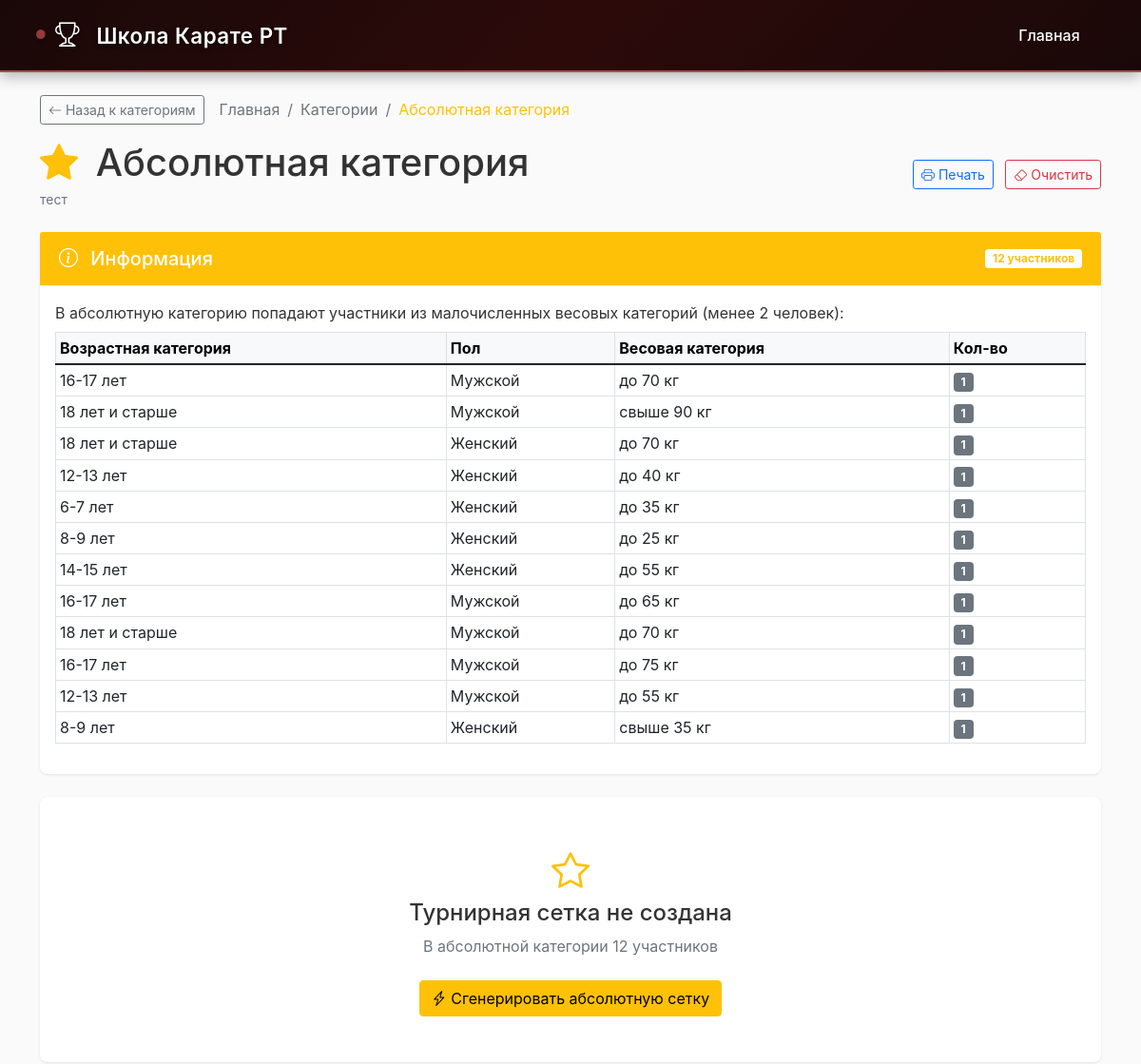
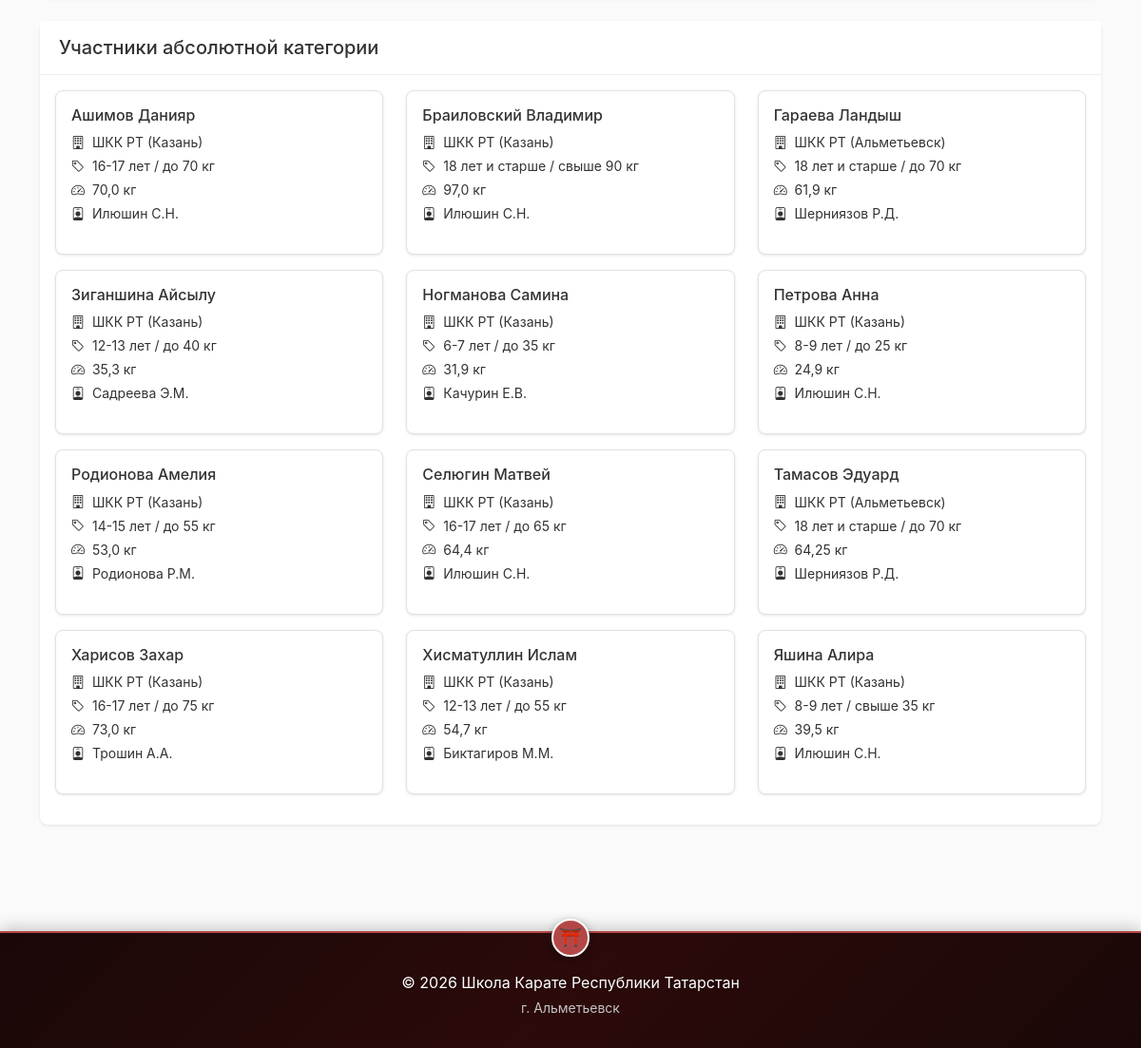
/tournament/5/absolute/, run on an earlier commit of the app's database (2 pictures, top to bottom).
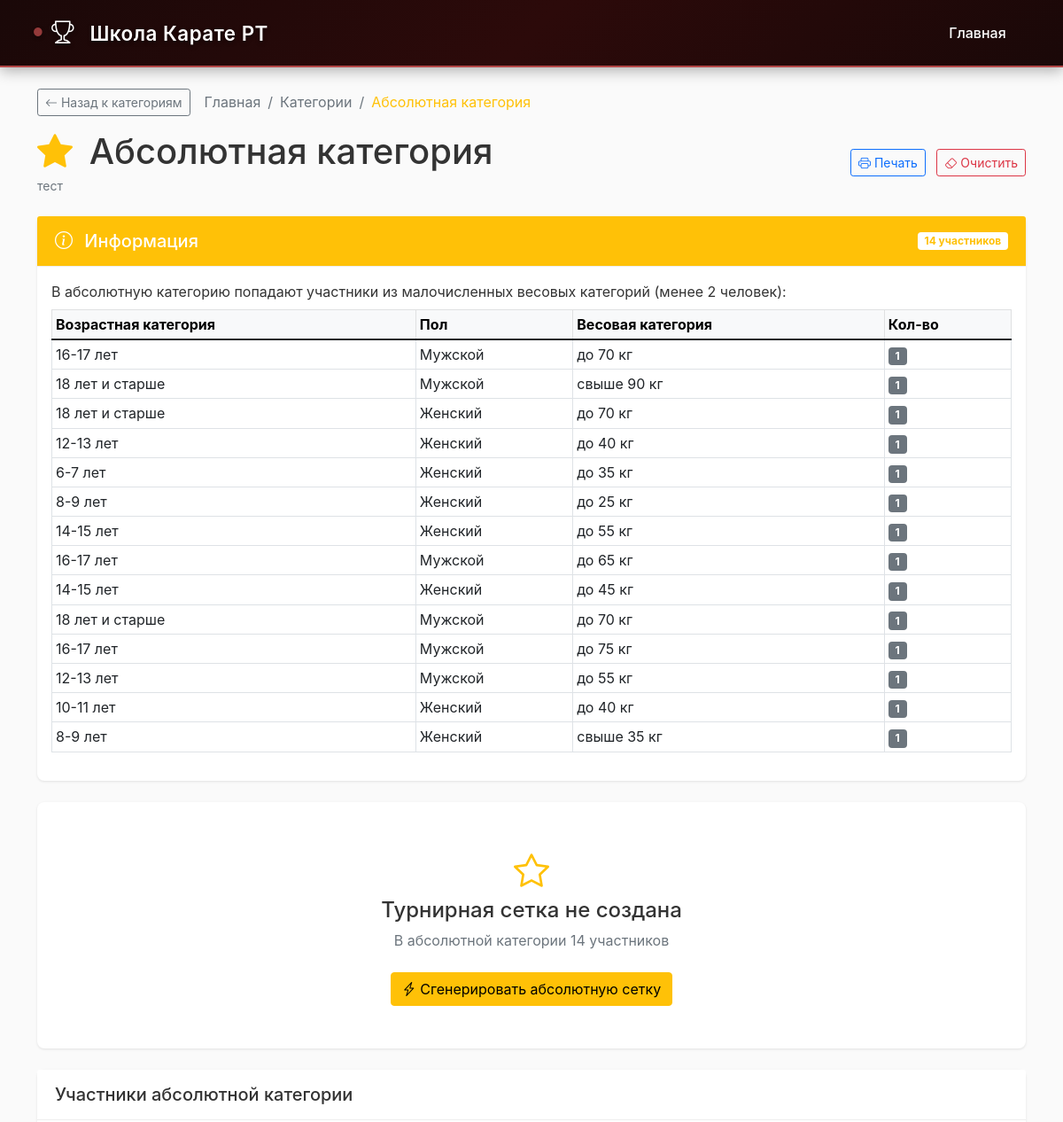
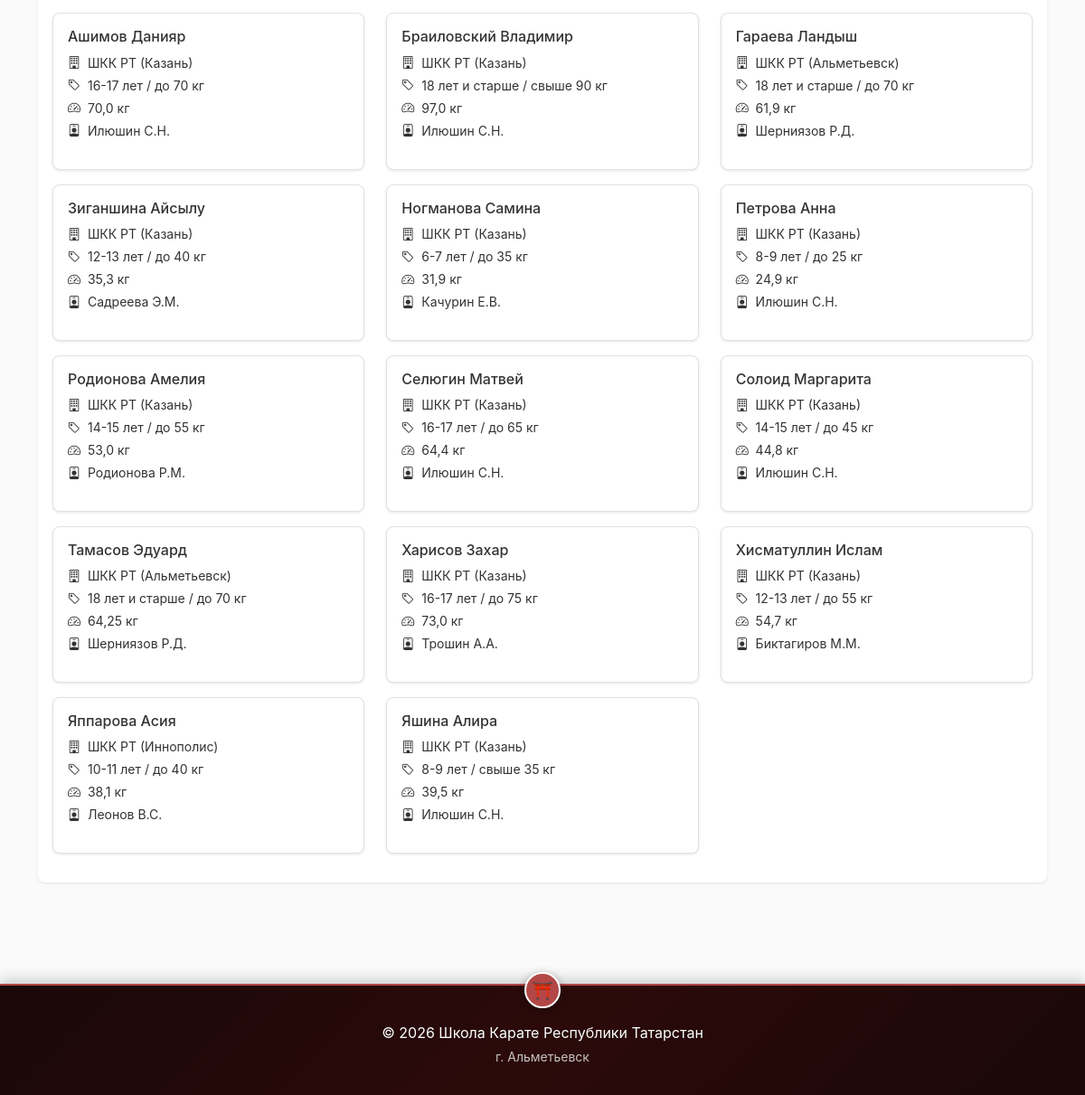
And on a later commit of the database (2 pictures, top to bottom).
### tournament/models.py (models this page shows, shortened)
class Participant(models.Model):
    GENDER_CHOICES = [
        ('M', 'Мужской'),
        ('F', 'Женский'),
    ]
    last_name = models.CharField(max_length=100, verbose_name="Фамилия")
    first_name = models.CharField(max_length=100, verbose_name="Имя")
    birth_date = models.DateField(verbose_name="Дата рождения")
    gender = models.CharField(max_length=1, choices=GENDER_CHOICES, verbose_name="Пол")
    weight = models.FloatField(verbose_name="Вес (кг)")
    club = models.CharField(max_length=200, verbose_name="Клуб/Школа")
    coach = models.CharField(max_length=200, blank=True, verbose_name="Тренер")
    age_category = models.CharField(max_length=20, blank=True, editable=False, verbose_name="Возрастная категория")
    weight_category = models.CharField(max_length=50, blank=True, editable=False, verbose_name="Весовая категория")
    source_file = models.CharField(max_length=255, blank=True, null=True, verbose_name="Файл-источник")
    row_number = models.IntegerField(blank=True, null=True, verbose_name="Номер строки в файле")
    tournament = models.ForeignKey(Tournament, on_delete=models.CASCADE, related_name='participants')
    registered_at = models.DateTimeField(auto_now_add=True, verbose_name="Дата регистрации")
    class Meta:
        verbose_name = "Участник"
        verbose_name_plural = "Участники"
        ordering = ['last_name', 'first_name']

### tournament/views.py (the view)
# urls.py: path('tournament/<int:tournament_id>/absolute/', views.absolute_category, name='absolute_category'),
def absolute_category(request, tournament_id):
    tournament = get_object_or_404(Tournament, id=tournament_id)
    absolute_data = get_absolute_participants(tournament)
    matches = Match.objects.filter(
        tournament=tournament,
        age_category='АБСОЛЮТНАЯ',
        gender='A',
        weight_category='категория'
    ).order_by('round_number', 'match_order')
    rounds = {}
    for match in matches:
        if match.round_number not in rounds:
            rounds[match.round_number] = []
        rounds[match.round_number].append(match)
    context = {
        'tournament': tournament,
        'absolute_data': absolute_data,
        'rounds': sorted(rounds.items()),
    }
    return render(request, 'tournament/absolute_category.html', context)

### tournament/utils.py (called while the page is built)
def get_absolute_participants(tournament):
    all_stats = get_category_stats(tournament)
    absolute_participants = []
    small_categories = []
    for key, data in all_stats.items():
        if data['count'] < 2:
            small_categories.append({
                'age_category': data['age_category'],
                'gender': data['gender'],
                'gender_code': data['gender_code'],
                'weight_category': data['weight_category'],
                'count': data['count'],
                'participants': data['participants']
            })
            absolute_participants.extend(data['participants'])
    return {
        'participants': absolute_participants,
        'count': len(absolute_participants),
        'small_categories': small_categories
    }

### tournament/templates/tournament/absolute_category.html (shortened to what the changed rows need)
{% extends 'tournament/base.html' %}
{% block content %}
<div class="row">
    <div class="col-12">
        <div class="d-flex justify-content-between align-items-center mb-4">
            <div>
                <h1 class="fw-400 mb-1">
                    <i class="bi bi-star-fill text-warning me-2"></i>
                    Абсолютная категория
                </h1>
            </div>
        </div>
        <div class="card mb-4 border-warning">
            <div class="card-header bg-warning text-white">
                <div class="d-flex justify-content-between align-items-center">
                    <h5 class="mb-0">
                        <i class="bi bi-info-circle me-2"></i>
                        Информация
                    </h5>
                    <span class="badge bg-white text-warning">{{ absolute_data.count }} участников</span>
                </div>
            </div>
            <div class="card-body">
                {% if absolute_data.small_categories %}
                <div class="table-responsive">
                    <table class="table table-sm table-bordered">
                        <thead class="table-light">
                            <tr>
                                <th>Возрастная категория</th>
                                <th>Пол</th>
                                <th>Весовая категория</th>
                                <th>Кол-во</th>
                            </tr>
                        </thead>
                        <tbody>
                            {% for cat in absolute_data.small_categories %}
                            <tr>
                                <td>{{ cat.age_category }}</td>
                                <td>{{ cat.gender }}</td>
                                <td>{{ cat.weight_category }}</td>
                                <td><span class="badge bg-secondary">{{ cat.count }}</span></td>
                            </tr>
                            {% endfor %}
                        </tbody>
                    </table>
                </div>
                {% endif %}
            </div>
        </div>
        {% if not rounds and absolute_data.count >= 2 %}
        <div class="card mb-4">
            <div class="card-body text-center py-5">
                <i class="bi bi-star fs-1 mb-3 text-warning"></i>
                <h4 class="fw-400 mb-2">Турнирная сетка не создана</h4>
                <p class="text-muted mb-4">
                    В абсолютной категории {{ absolute_data.count }} участников
                </p>
                <form method="post" action="{% url 'generate_absolute_bracket' tournament.id %}">
                    <button type="submit" class="btn btn-warning">
                        <i class="bi bi-lightning-charge"></i> Сгенерировать абсолютную сетку
                    </button>
                </form>
            </div>
        </div>
        {% endif %}
        {% if absolute_data.participants %}
        <div class="card mb-4">
            <div class="card-body">
                <div class="row">
                    {% for p in absolute_data.participants %}
                    <div class="col-md-4 mb-3">
                        <div class="card h-100 border">
                            <div class="card-body">
                                <h6 class="card-title">{{ p.last_name }} {{ p.first_name }}</h6>
                                <p class="card-text small mb-1">
                                    <i class="bi bi-building me-1"></i> {{ p.club }}
                                </p>
                                <p class="card-text small mb-1">
                                    <i class="bi bi-tag me-1"></i> {{ p.age_category }} / {{ p.weight_category }}
                                </p>
                                <p class="card-text small mb-1">
                                    <i class="bi bi-speedometer2 me-1"></i> {{ p.weight }} кг
                                </p>
                                {% if p.coach %}
                                <p class="card-text small">
                                    <i class="bi bi-person-badge me-1"></i> {{ p.coach }}
                                </p>
                                {% endif %}
                            </div>
                        </div>
                    </div>
                    {% endfor %}
                </div>
            </div>
        </div>
        {% endif %}
    </div>
</div>
{% endblock %}

What changed in the data, as far as the page shows it:
added Participant: age_category "14-15 лет", weight_category "до 45 кг", last_name "Солоид", first_name "Маргарита", club "ШКК РТ (Казань)", age_category "14-15 лет", weight_category "до 45 кг", weight "44,8", coach "Илюшин С.Н."
added Participant: age_category "10-11 лет", weight_category "до 40 кг", last_name "Яппарова", first_name "Асия", club "ШКК РТ (Иннополис)", age_category "10-11 лет", weight_category "до 40 кг", weight "38,1", coach "Леонов В.С."
Also different on the page:
{{ absolute_data.count }}: "12" → "14"
new list line: "Женский 1"
